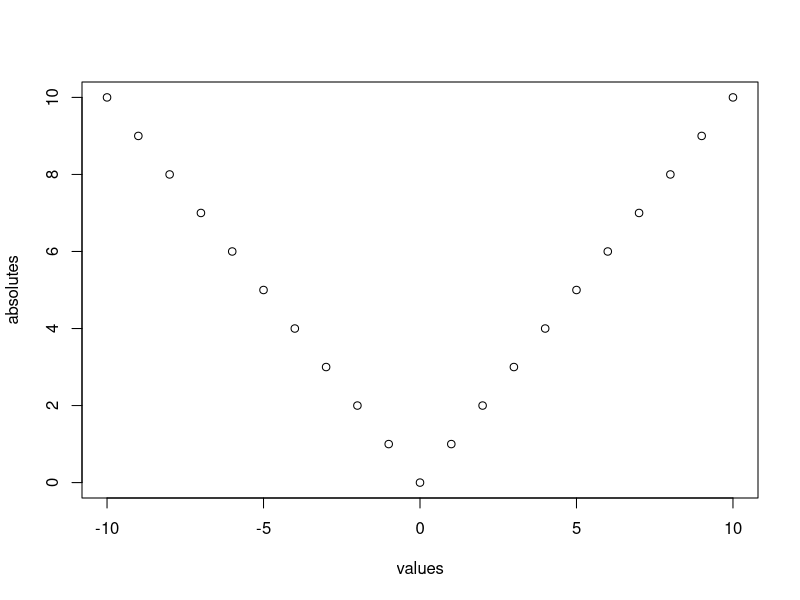
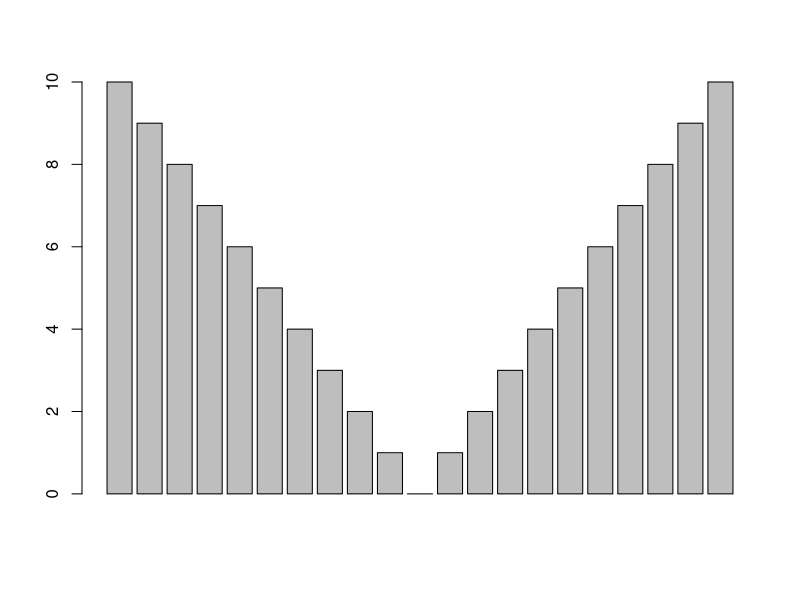

Generate these figures, in order, with R:
## ---- chunk 1
knitr::opts_chunk$set(echo = TRUE)
knitr::opts_chunk$set(out.width='350px', dpi=200)
## ---- chunk 2
values <- -10:10
absolutes <- abs(values)
plot(values, absolutes)
## ---- chunk 3
barplot(absolutes)
